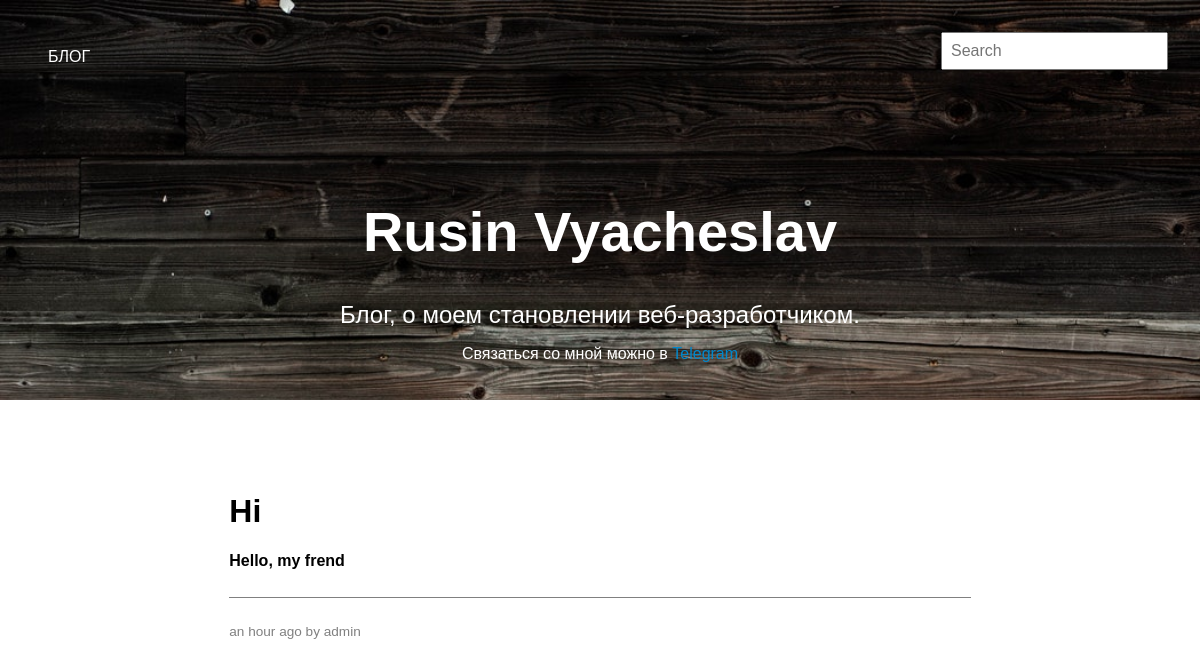
The page /post/5 on the database its author committed.
### app/models.py (models this page shows, shortened)
class Post(db.Model):
	id = db.Column(db.Integer, primary_key=True)
	header = db.Column(db.String(128), index=True)
	text = db.Column(db.String(512))
	date = db.Column(db.DateTime(), default=datetime.utcnow)
	user_id = db.Column(db.Integer, db.ForeignKey('user.id'))
	comment_id = db.relationship('Comment', backref='post', lazy=True)
	add_comment = db.Column(db.Boolean)
	views = db.Column(db.Integer(), default=0)

class User(UserMixin, db.Model):
	id = db.Column(db.Integer, primary_key=True)
	username = db.Column(db.String(64), index=True)
	email = db.Column(db.String(128))
	password_hash = db.Column(db.String(128))
	posts = db.relationship('Post', backref='user', lazy=True)

### app/views.py (the view)
@app.route('/post/<id>', methods=['GET', 'POST'])
def post(id):
	try:
		p = Post.query.filter_by(id=id).first()
		p.views += 1
		db.session.commit()
		comments = Comment.query.filter(Comment.post_id==p.id).order_by(Comment.date.desc()).all()
	except:
		abort(404)
	form = CommentForm()
	if current_user.is_authenticated:
		form.username.data = current_user.username
	if form.validate_on_submit():
		com = Comment(username=form.username.data, text=form.text.data, post_id=p.id)
		db.session.add(com)
		db.session.commit()
		return redirect(url_for('post', id=id, _anchor='comment-text'))
	return render_template('post.html', p=p, form=form, comments=comments)

### app/forms.py
class CommentForm(FlaskForm):
	username = StringField('Ваше имя', validators=[DataRequired(message="Это поле обязательно для заполнения")])
	text = TextAreaField('Текст', validators=[DataRequired(message="Это поле обязательно для заполнения")])
	post_id = HiddenField()
	submit = SubmitField('Добавить')

### app/views.py (called while the page is built)
@app.context_processor
def utility_processor():
    def comment_ct(id):
        return Comment.query.filter(Comment.post_id==id).count()
    return dict(comment_ct=comment_ct)

### app/templates/post.html (shortened to what this page needs)
{% extends 'base.html' %}
{% block header %}
  {% include '_header.html' %}
{% endblock %}
{% block content %}
  <section class='main'>
      <div class='post' id='post'>
        <h1 class='post__header'>
          {{ p.header }}
        </h1>
        <p class='post__text'>
          {{ p.text|safe }}
        </p>
        <div class='post__text-info'>
          <span class='post__info-date'>{{ moment(p.date).fromNow() }} by {{ p.user.username }}</span>
        </div>
      </div>
    </section>
{% endblock %}

### app/static/style.css (style rules this page uses)
html, body { font-family: 'PT Sans', sans-serif; font-size: 16px; height: 100vh; width: 100%; }
.main { display: flex; justify-content: center; flex-direction: space-between; padding: 1.5em; margin: 3em; }
.post { width: 70.215053763440862%; }
.post__text { line-height: 1.5em; letter-spacing: 0; font-size: 1.2em; }
.post__text-info { display: flex; flex-direction: flex-end; height: 3em; border-top: 1px solid gray; margin-top: 2em; margin-bottom: 4em; line-height: 3em; font-size: .85em; letter-spacing: 0; color: gray; }
.post__info-date { margin-right: auto; padding: 1em 0; }

### app/static/normolize.css (style rules this page uses)
html { line-height: 1.15; -webkit-text-size-adjust: 100%; }
body { margin: 0; }
h1 { font-size: 2em; margin: 0.67em 0; }
b, strong { font-weight: bolder; }

### rows shown on the page
Post: header "Hi", text "Hello, my frend", date "an hour ago"
User: user.username "admin"
